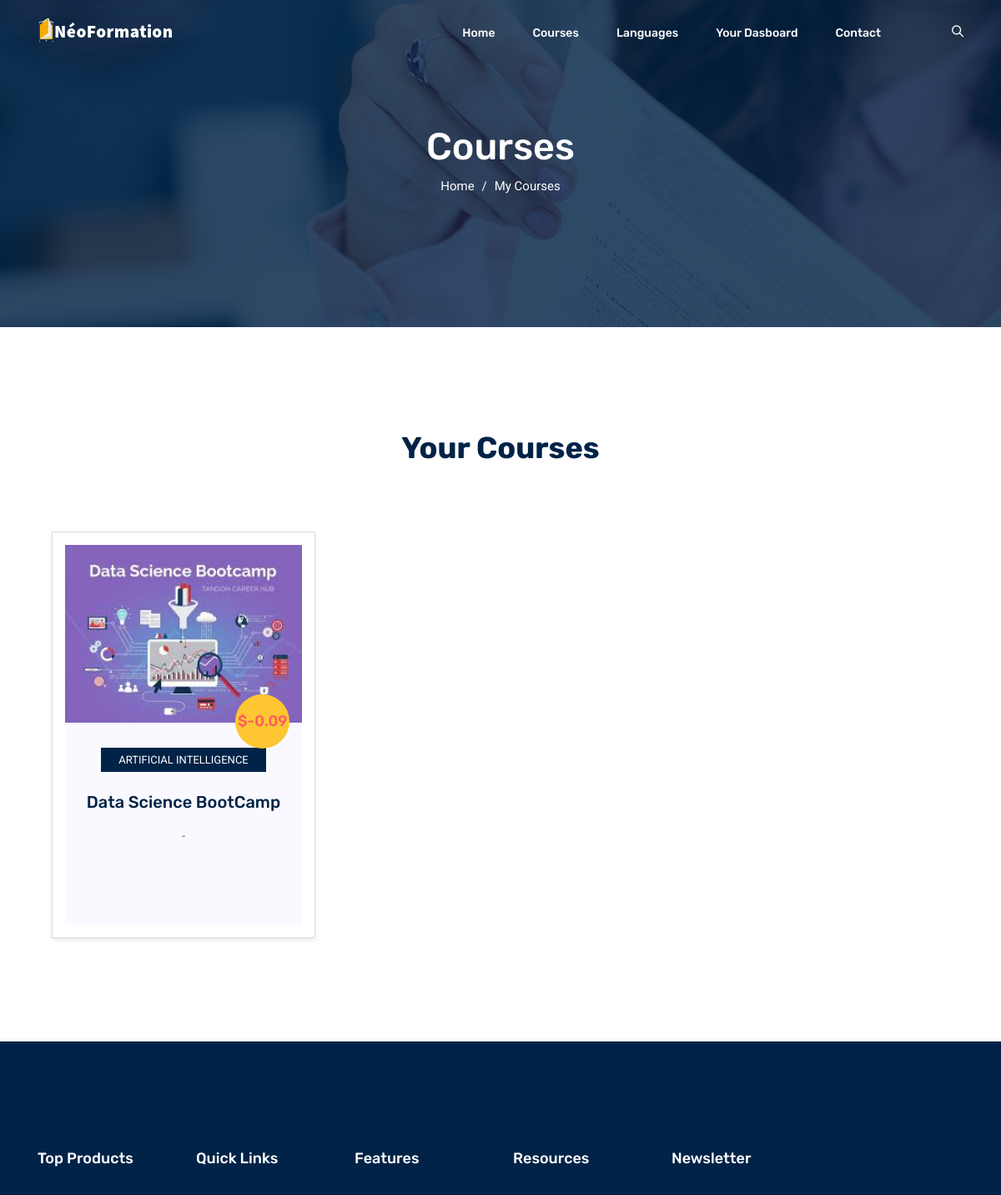
Before: /account/my_courses/ (signed in, upper part) with the older database file.
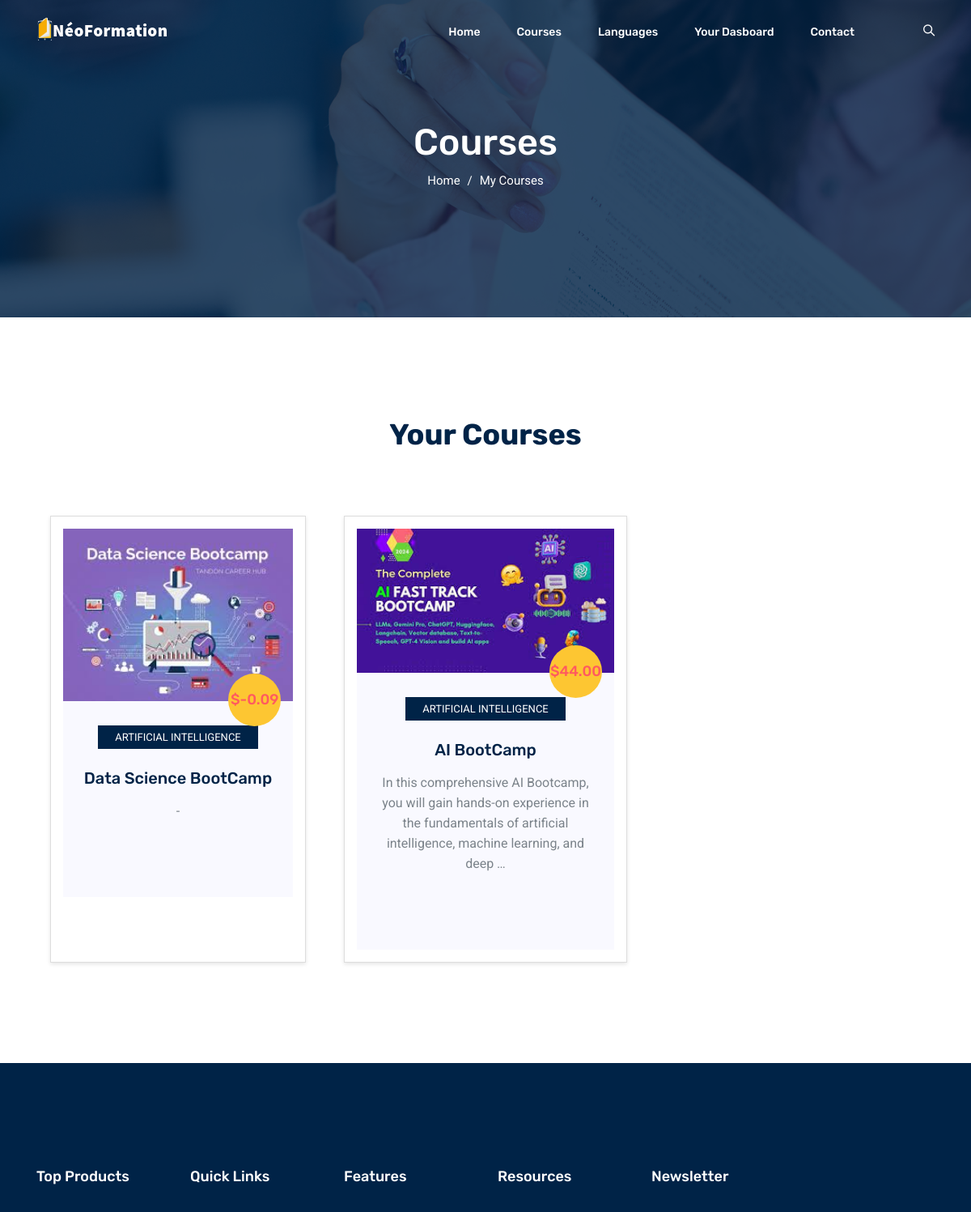
After: the same page with the newer database file.
### classes/models.py (models this page shows, shortened)
class Registration(models.Model):
    user = models.ForeignKey(CustomUser, on_delete=models.CASCADE)
    course = models.ForeignKey(Course, on_delete=models.CASCADE)
    created_at = models.DateTimeField(auto_now_add=True)

class Course(models.Model):
    title = models.CharField(max_length=255)
    google_meet_link = models.URLField(max_length=500)
    description = models.TextField(null=True,blank=True)
    price = models.DecimalField(max_digits=6, decimal_places=2,null=True)
    image = models.ImageField(upload_to='class_pictures/', null=True, blank=True)  # Class picture
    category = models.ForeignKey('Category', on_delete=models.CASCADE, null=True)
    lecturer = models.ForeignKey(User, on_delete=models.SET_NULL, null=True, related_name='lectured_courses')
    likes = models.ManyToManyField(User, related_name='liked_courses', blank=True)  # To track likes
    start_date = models.DateField()
    start_time = models.TimeField()
    end_date = models.DateField(null=True)
    end_time = models.TimeField(null=True)
    created_at = models.DateTimeField(auto_now_add=True)
    slug = models.SlugField(max_length=255, unique=True, null=True, blank=True)  # New slug field

class Category(models.Model):
    name = models.CharField(max_length=100, unique=True)
    description = models.TextField(blank=True, null=True)
    created_at = models.DateTimeField(auto_now_add=True)

### account/views.py (the view)
# urls.py: path('my_courses/', views.my_courses, name='my_courses'),  # Add this line
@login_required
def my_courses(request):
    registrations = Registration.objects.filter(user = request.user)
    context ={
        "registrations":registrations
    }
    return render(request, 'account/my_course.html',context)  # You can create this template later

### account/templates/account/my_course.html (shortened to what this page needs)
{% extends "classes/base.html" %}
{% block header %}
{% include "classes/partials/class_detail_header.html" %}
{% endblock header %}
{% block content %}
<section class="banner_area">
    <div class="banner_inner d-flex align-items-center">
        <div class="overlay"></div>
        <div class="container">
            <div class="row justify-content-center">
                <div class="col-lg-6">
                    <div class="banner_content text-center">
                        <h2>Courses</h2>
                        <div class="page_link">
                            <a href="{% url "home" %}">Home</a>
                            <a href="{% url "courses" %}">My Courses</a>
                        </div>
                    </div>
                </div>
            </div>
        </div>
    </div>
</section>
<div class="popular_courses section_gap_top">
    <div class="container">
        <div class="row justify-content-center">
            <div class="col-lg-5">
                <div class="main_title">
                    <h2 class="mb-3">Your  Courses</h2>
                </div>
            </div>
        </div>
        <div class="row">
            <div class="container">
                <div class="row" id="course-container">
                    {% for registration in registrations %}
                    <div
                        class="col-lg-4 col-md-6 col-sm-12 mb-4 single-course-wrapper {% if forloop.counter > 6 %}d-none more-courses{% endif %}">
                        <div class="single_course">
                            <div class="course_head">
                                <a href="{% url 'course_detail' registration.course.slug %}">
                                    <img class="img-fluid" src="{{registration.course.image.url}}" alt="{{ registration.course.title }}" />
                                </a>
                            </div>
                            <div class="course_content">
                                <span class="price">${{ registration.course.price }}</span>
                                <span class="tag mb-4 d-inline-block">{{ registration.course.category.name }}</span>
                                <h4 class="mb-3">
                                    <a href="{% url 'course_detail' registration.course.slug %}">{{ registration.course.title }}</a>
                                </h4>
                                <p>{{ registration.course.description|truncatewords:20 }}</p>
                                <div
                                    class="course_meta d-flex justify-content-lg-between align-items-lg-center flex-lg-row flex-column mt-4">
                                    <div class="authr_meta d-flex align-items-center">
                                    </div>
                                </div>
                            </div>
                        </div>
                    </div>
                    {% endfor %}
                </div>
            </div>
        </div>
    </div>
</div>
{% endblock content %}

Changed rows visible on the page:
added Registration: course.image (picture), course.price "44.00", course.category.name "ARTIFICIAL INTELLIGENCE", course "AI BootCamp", course.description "In this comprehensive AI Bootcamp, you will gain hands-on experience in the fundamentals of artificial intelligence, machine learning, and deep …"
